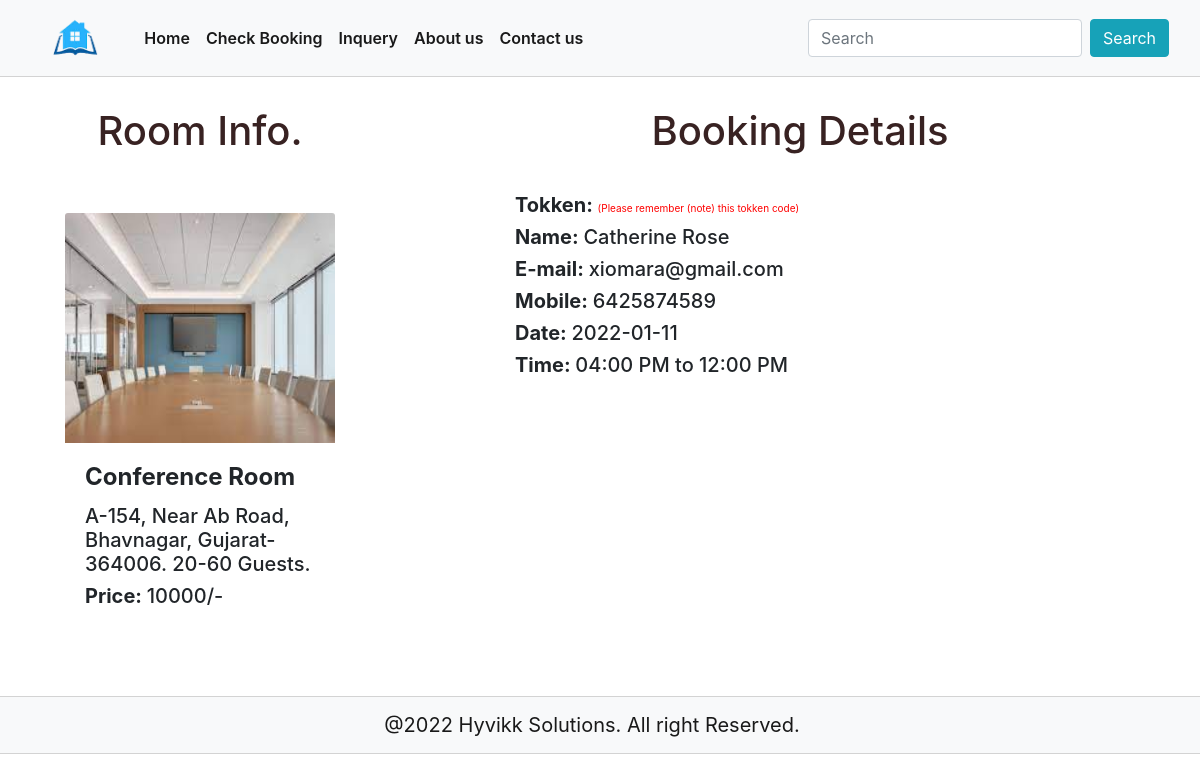
Screenshot of /booked.php with the database file from the repository.
### tables this page shows
CREATE TABLE IF NOT EXISTS `bookings` (
  `id` int(11) NOT NULL AUTO_INCREMENT,
  `name` varchar(255) NOT NULL,
  `email` varchar(255) NOT NULL,
  `mobile` varchar(255) NOT NULL,
  `room_id` varchar(255) NOT NULL,
  `rb_date` date NOT NULL,
  `rb_time` varchar(255) NOT NULL,
  `uniq_id` varchar(255) NOT NULL,
  `description` varchar(255) NOT NULL,
  `created_at` timestamp NOT NULL DEFAULT current_timestamp() ON UPDATE current_timestamp(),
  PRIMARY KEY (`id`)
);

CREATE TABLE IF NOT EXISTS `rooms` (
  `id` int(11) NOT NULL AUTO_INCREMENT,
  `img` varchar(255) NOT NULL,
  `name` varchar(255) NOT NULL,
  `info` varchar(255) NOT NULL,
  `price` varchar(255) NOT NULL,
  `created_at` timestamp NOT NULL DEFAULT current_timestamp() ON UPDATE current_timestamp(),
  PRIMARY KEY (`id`)
);

### booked.php (the view, shortened to what this page needs)
<!doctype html>
<html lang="en">
  <head>
    <?php include "links.php"; ?>
  </head>
  <body>
    <?php include "header.php"; ?>
    <div class="container-fluid main">
      <div class="row">
          <div class="col-md-4">
              <div class="title-head">
                <h1>Room Info.</h1>
              </div>
          </div>
          <div class="col-md-8">
              <div class="title-head">
                <h1>Booking Details</h1>
              </div>
          </div>
        </div>
        <div class="row">
          <?php
              $id = $_REQUEST['tokken'];
              $sql = "SELECT *, bookings.id as bid, bookings.name as bname FROM bookings LEFT JOIN rooms ON bookings.room_id = rooms.id WHERE bookings.uniq_id = '914409915'";
              $result = mysqli_query($con, $sql);
              while($row = mysqli_fetch_array($result)){
          ?>
            <div class="col-md-4">
              <div class="card">
                  <img src="assets/images/<?php echo $row['img']; ?>" class="card-img-top pro-img" alt="product image">
                  <div class="card-body">
                  <h4 class="card-title"><strong><?php echo $row['name']; ?></strong></h4>
                  <h5 class="card-text"><strong></strong><?php echo $row['info']; ?></h5>
                  <h5 class="card-text"><strong>Price: </strong><?php echo $row['price']; ?>/-</h5>
                </div>
              </div>
            </div>
          <div class="col-md-6 offset-md-1">
          <h5 class="card-text"><strong>Tokken: </strong><?php echo $id; ?> <small style="color:red; font-size:10px;">(Please remember (note) this tokken code)</small></h5>
          <h5><strong>Name: </strong> <?php echo $row['bname']; ?></h5>
          <h5><strong>E-mail: </strong> <?php echo $row['email']; ?></h5>
          <h5><strong>Mobile: </strong> <?php echo $row['mobile']; ?></h5>
          <h5><strong>Date: </strong><?php echo $row['rb_date']; ?></h5>
          <h5><strong>Time: </strong><?php if($row['rb_time'] == 't1'){echo '06:00 AM to 03:00 PM';}else{ echo '04:00 PM to 12:00 PM';}; ?></h5>
          </div>
        </div>
      </div>
      <br><br>
    <?php }  ?>
    <?php include "footer.php"; ?>
    </body>
</html>

### links.php (shortened to what this page needs)
<link rel="stylesheet" href="https://cdnjs.cloudflare.com/ajax/libs/twitter-bootstrap/4.5.2/css/bootstrap.css">
    <link rel="stylesheet" href="https://cdn.datatables.net/1.11.3/css/dataTables.bootstrap4.min.css">
    <link href="https://cdn.jsdelivr.net/npm/bootstrap@5.1.3/dist/css/bootstrap.min.css" rel="stylesheet">
    <link rel="stylesheet" href="assets/css/style.css">
    <link rel="stylesheet" href="https://stackpath.bootstrapcdn.com/bootstrap/4.5.0/css/bootstrap.min.css" />
    <link rel="stylesheet" href="https://cdnjs.cloudflare.com/ajax/libs/bootstrap-select/1.13.1/css/bootstrap-select.css" />
    <link rel="stylesheet" href="https://cdn.datatables.net/1.11.3/css/dataTables.bootstrap4.min.css">

### header.php (shortened to what this page needs)
<header>
  <nav class="navbar navbar-expand-lg navbar-light bg-light">
      <div class="container-fluid">
        <a class="navbar-brand" href="index.php"><img itemprop="image" class="mobile" src="assets/images/logo.png" alt="Logo" style="height: 50px!important"></a>
        <div class="collapse navbar-collapse" id="navbarSupportedContent">
          <ul class="navbar-nav me-auto mb-2 mb-lg-0">
            <li class="nav-item">
              <a class="nav-link active" aria-current="page" href="index.php">Home</a>
            </li>
            <li class="nav-item">
              <a class="nav-link active" aria-current="page" href="#" data-toggle="modal" data-target="#myModal" >Check Booking</a>
            </li>
            <li class="nav-item">
              <a class="nav-link active" aria-current="page" href="#">Inquery</a>
            </li>
            <li class="nav-item">
              <a class="nav-link active" aria-current="page" href="#">About us</a>
            </li>
            <li class="nav-item">
              <a class="nav-link active" aria-current="page" href="#">Contact us</a>
            </li>
          </ul>
          <form class="d-flex">
            <input class="form-control me-2" type="search" placeholder="Search" aria-label="Search">
            <button class="btn btn-info" type="submit">Search</button>
          </form>
        </div>
        </div>
</nav>
</header>

### footer.php
<footer>
    <nav class="navbar navbar-light bg-light justify-content-center">
        <a class="navbar-brand" href="#">
            @2022 Hyvikk Solutions. All right Reserved.
        </a>
      </nav>
</footer>

### assets/css/style.css (style rules this page uses)
.main { min-height: 500px!important; }
header { font-weight: 600!important; border-bottom:solid lightgrey 1px; }
footer { border-top:solid lightgrey 1px; border-bottom:solid lightgrey 1px; }
.title-head { text-align: center!important; padding: 30px 20px!important; color:#382222; }
a { text-decoration: none!important; }
.card { margin:20px 50px; border:none!important }
.card img { height: 230px!important; width: auto; }

### rows the page displays
bookings: room.img (picture), room.name "Conference Room", room.info "A-154, Near Ab Road, Bhavnagar, Gujarat-364006. 20-60 Guests.", room.price "10000", name "Catherine Rose", email "xiomara@gmail.com", mobile "6425874589", rb_date "2022-01-11", rb_time "04:00 PM to 12:00 PM"
